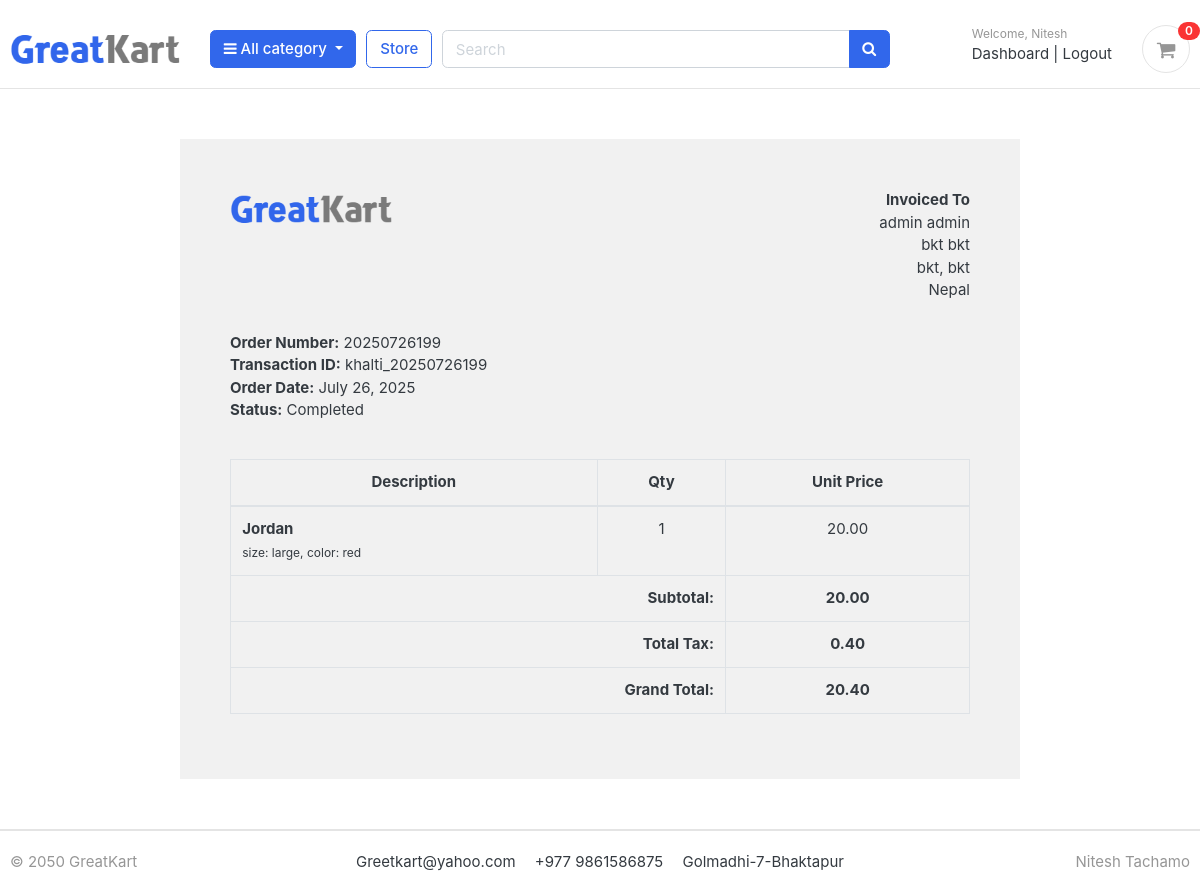
The app's page /accounts/order_detail/20250726199/ (signed in), older data.
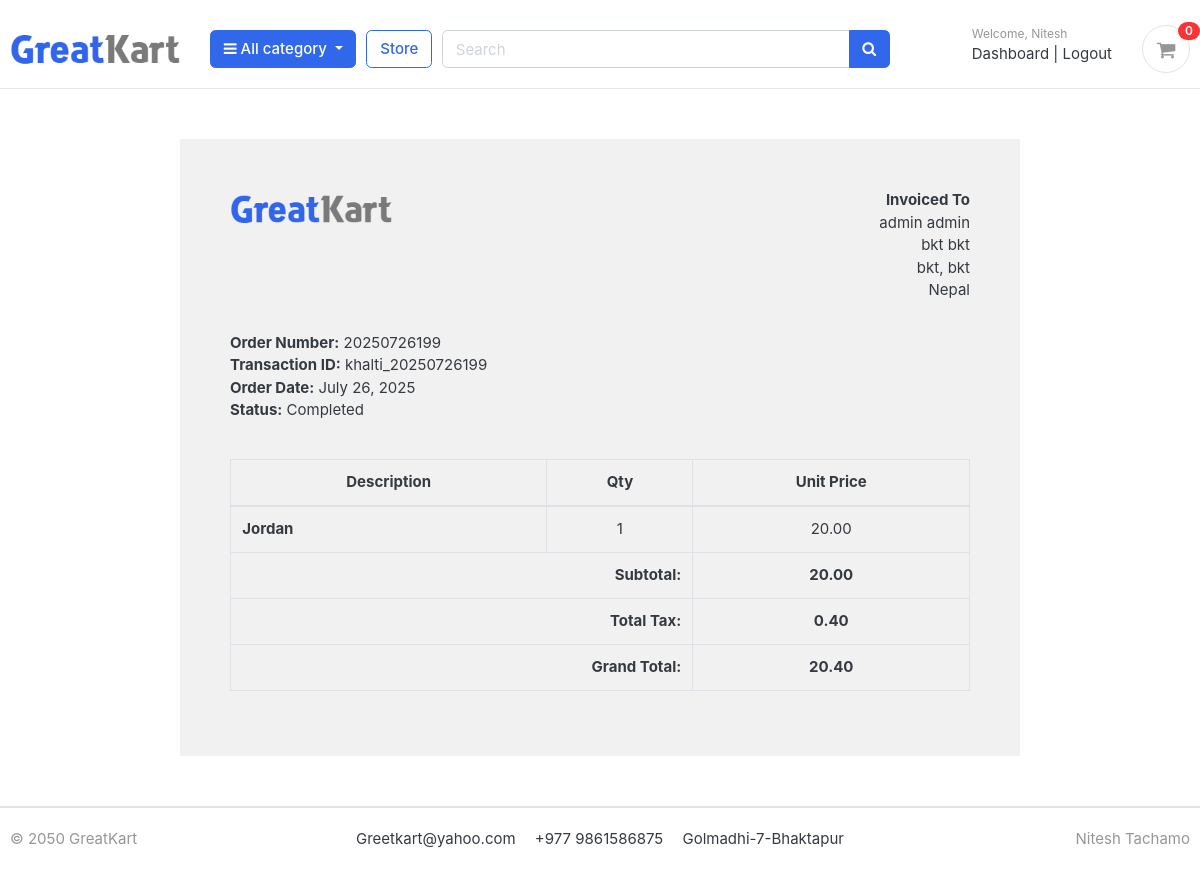
The same page, newer data.
### orders/models.py (models this page shows, shortened)
class OrderProduct(models.Model):
    order = models.ForeignKey(Order, on_delete=models.CASCADE)
    payment = models.ForeignKey(Payment, on_delete=models.SET_NULL, blank=True, null=True)
    user = models.ForeignKey(Account, on_delete=models.CASCADE)
    product = models.ForeignKey(Product,on_delete=models.CASCADE)
    variations = models.ManyToManyField(Variation, blank=True)  # For size, color, etc.
    tax = models.FloatField(default=0.0)
    quantity = models.IntegerField()
    product_price = models.FloatField()
    ordered = models.BooleanField(default=False)
    created_at = models.DateTimeField(auto_now_add=True)
    updated_at = models.DateTimeField(auto_now=True)

### store/models.py (models this page shows, shortened)
class Product(models.Model):
    product_name=models.CharField(max_length=200,unique=True)
    slug=models.SlugField(max_length=255,unique=True)
    description =models.TextField(max_length=500,blank=True)
    price=models.IntegerField()
    images=models.ImageField(upload_to='photos/products')
    stock=models.IntegerField()
    is_available=models.BooleanField(default=True)
    category =models.ForeignKey(Category,on_delete=models.CASCADE)
    created_date=models.DateTimeField(auto_now_add=True)
    modified_date=models.DateTimeField(auto_now=True)
    rating = models.FloatField(default=0.0)  # Out of 5
    click_count = models.PositiveIntegerField(default=0)

class Variation(models.Model):
    product=models.ForeignKey(Product,on_delete=models.CASCADE)
    variation_category=models.CharField(max_length=100,choices=variation_category_choice)
    variation_value=models.IntegerField()
    is_active=models.BooleanField(default=True)
    created_data=models.DateTimeField(auto_now_add=True)
    objects=VariationManager()

### accounts/views.py (the view)
# urls.py: path('order_detail/<int:order_id>/',views.order_detail,name="order_detail"),
@login_required
def order_detail(request, order_id):
    order = get_object_or_404(Order, order_number=order_id)
    payment = order.payment
    order_items = OrderProduct.objects.filter(order=order)
    subtotal = sum(item.product_price * item.quantity for item in order_items)
    tax = round((2 * subtotal) / 100, 2)
    grand_total = round(subtotal + tax, 2)
    for item in order_items:
        item.subtotal = round(item.product_price * item.quantity, 2)
    context = {
        'order_detail': order_items,
        'order': order,
        'payment': payment,
        'subtotal': round(subtotal, 2),
        'total_tax': tax,
        'grand_total': grand_total,
    }
    return render(request, 'accounts/order_detail.html', context)

### carts/context_processors.py (called while the page is built)
def counter(request):
    cart_count=0
    if 'admin' in request.path:
        return{}
    else:
        try:
            cart=Cart.objects.filter(cart_id=_cart_id(request))
            if request.user.is_authenticated:
                cart_items=CartItem.objects.all().filter(user=request.user)
            else:
                cart_items=CartItem.objects.all().filter(cart=cart[:1])
            for cart_item in cart_items:
                cart_count += cart_item.quantity
        except Cart.DoesNotExist:
            cart_count=0
    return dict(cart_count=cart_count)

### carts/views.py (called while the page is built)
def _cart_id(request):
    cart = request.session.session_key
    if not cart:
        cart = request.session.create()
    return cart

### category/context_processors.py (called while the page is built)
def menu_links(request):
    links = Category.objects.all()
    return dict(links=links)

### category/models.py (called while the page is built)
    def get_url(self):
        return reverse('products_by_category', args=[self.slug])

### orders/models.py (called while the page is built)
    def full_name(self):
        return f'{self.first_name} {self.last_name}'

    def full_address(self):
        return f'{self.address_line_1} {self.address_line_2}'

### templates/accounts/order_detail.html
{% extends 'base.html' %}
{% load static %}
{% block content %}
<div class="container" style="margin: 0 auto; width: 70%; padding: 50px; background: #f1f1f1; margin-top: 50px; margin-bottom: 50px;">
    <div class="row invoice row-printable">
        <div class="col-md-12">
            <div class="panel panel-default plain" id="dash_0">
                <div class="panel-body p30">
                    <div class="row">
                        <div class="col-lg-6">
                            <div class="invoice-logo">
                                <img src="{% static 'images/logo.png' %}" alt="Invoice logo" style="max-height: 40px;">
                            </div>
                        </div>
                        <div class="col-lg-6 text-right">
                            <ul class="list-unstyled">
                                <li><strong>Invoiced To</strong></li>
                                <li>{{ order.full_name }}</li>
                                <li>{{ order.full_address }}</li>
                                <li>{{ order.city }}, {{ order.state }}</li>
                                <li>{{ order.country }}</li>
                            </ul>
                        </div>
                        <div class="col-lg-12 mt-3">
                            <div class="invoice-details well">
                                <ul class="list-unstyled mb0">
                                    <li><strong>Order Number:</strong> {{ order.order_number }}</li>
                                    <li><strong>Transaction ID:</strong> {{ payment.payment_id }}</li>
                                    <li><strong>Order Date:</strong> {{ order.created_at|date:"F d, Y" }}</li>
                                    <li><strong>Status:</strong> {{ payment.status }}</li>
                                </ul>
                            </div>
                        </div>
                    </div>
                    <div class="invoice-items mt-4">
                        <div class="table-responsive">
                            <table class="table table-bordered">
    <thead>
        <tr>
            <th class="text-center">Description</th>
            <th class="text-center">Qty</th>
            <th class="text-center">Unit Price</th>
        </tr>
    </thead>
    <tbody>
        {% for item in order_detail %}
        <tr>
            <td>
                <strong>{{ item.product.product_name }}</strong>
                {% if item.variations.all %}
                    <br>
                    <small>
                        {% for variation in item.variations.all %}
                            {{ variation.variation_category }}: {{ variation.variation_value }}{% if not forloop.last %}, {% endif %}
                        {% endfor %}
                    </small>
                {% endif %}
            </td>
            <td class="text-center">{{ item.quantity }}</td>
            <td class="text-center">{{ item.product_price|floatformat:2 }}</td>
        </tr>
        {% endfor %}
    </tbody>
    <tfoot>
        <tr>
            <th colspan="2" class="text-right">Subtotal:</th>
            <th class="text-center">{{ subtotal|floatformat:2 }}</th>
        </tr>
        <tr>
            <th colspan="2" class="text-right">Total Tax:</th>
            <th class="text-center">{{ total_tax|floatformat:2 }}</th>
        </tr>
        <tr>
            <th colspan="2" class="text-right">Grand Total:</th>
            <th class="text-center">{{ grand_total|floatformat:2 }}</th>
        </tr>
    </tfoot>
</table>
                        </div>
                    </div>
                </div>
            </div>
        </div>
    </div>
</div>
{% endblock %}

Row changes from the older to the newer data that the page shows:
removed Variation: variation_category "size", variation_value "large"
removed Variation: variation_category "color", variation_value "red"
